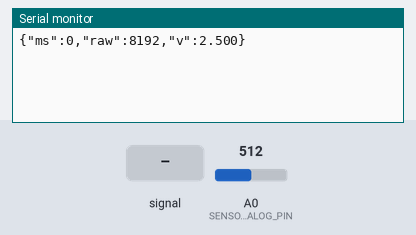
A sketch run on a simulated Arduino Uno R4 Minima. Parts: the last lines printed to the serial monitor. The test bench sets the inputs (shaded band); at power-on: A0 (SENSOR_ANALOG_PIN) = 512 (analog values on the 0–1023 scale).

Above: at 1.2 s.
1.3 s: A0 (SENSOR_ANALOG_PIN) fed a 200 Hz sine of ±460 counts around its level
At 2.6 s:
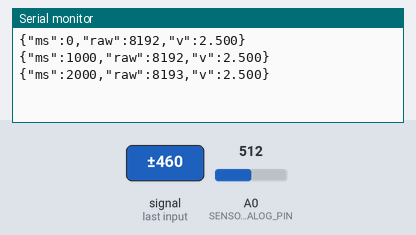
2.8 s: A0 (SENSOR_ANALOG_PIN) set to 716
At 4.0 s:
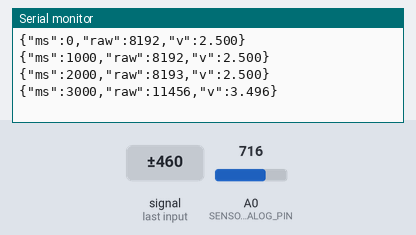
4.3 s: A0 (SENSOR_ANALOG_PIN) set to 900
At 4.3 s:
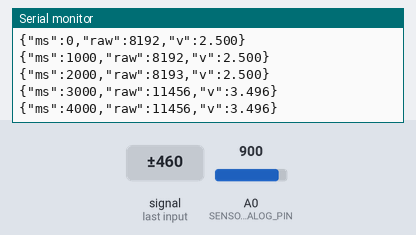
Timing chart, 0 to 7.3 s (numbered marks = the images above; inputs shaded):
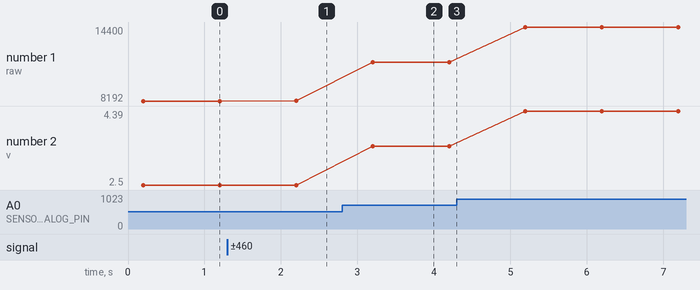

Measured:
- after the input at 1.3 s, the serial monitor: prints a new line after 0.90 s (image 1)
- after the input at 2.8 s, the serial monitor: prints a new line after 0.40 s (image 2)
- plotted number 1: 8192 → 8193 after the input at 1.3 s, 8193 → 11456 after the input at 2.8 s, 11456 → 14400 after the input at 4.3 s
- plotted number 2: 2.5 → 3.5 after the input at 2.8 s, 3.5 → 4.39 after the input at 4.3 s

The sketch:

turbidity_monitor.ino
```cpp
/*
  turbidity-monitor — Phase 1 sensor node
  Board:  Arduino Uno R4 WiFi
  Sensor: KIE-TS-300B turbidity module

  This file is an orchestrator only: setup()/loop() wire the modules together.
  All logic lives in sensor.*, filter.*, health.*, calibration.*, reporting.*
  (see architecture.md). Full pipeline wiring lands in Chunk 7 (see plan.md).

  Chunk 2 (current): only sensor.* is real. loop() prints its raw output
  directly so it can be verified on hardware — this direct print is replaced
  by the filter -> health -> calibration -> reporting chain in Chunk 7.
*/

#include <Arduino.h>
#include "config.h"
#include "sensor.h"

void setup() {
  Serial.begin(115200);
  sensorInit();
}

void loop() {
  static uint32_t nextReportMs = 0;
  const uint32_t now = millis();
  if (now < nextReportMs) return;
  nextReportMs = now + REPORT_INTERVAL_MS;

  const SensorReading reading = sensorRead();
  Serial.print(F("{\"ms\":"));
  Serial.print(now);
  Serial.print(F(",\"raw\":"));
  Serial.print(reading.rawAdc);
  Serial.print(F(",\"v\":"));
  Serial.print(reading.volts, 3);
  Serial.println(F("}"));
}
```

calibration.cpp
```cpp
#include "calibration.h"

TurbidityEstimate calibrationEstimate(float filteredVolts) {
    (void)filteredVolts;
    // TODO(Chunk 5): vendor-typical approximate curve, always flagged
    // uncalibrated until Phase 2 supplies real reference points.
    return TurbidityEstimate{ 0.0f, false };
}
```

calibration.h
```cpp
#pragma once

// Maps a filtered sensor voltage to an NTU estimate. Phase 1 has no reference
// data, so `calibrated` is always false — see architecture.md "UNCALIBRATED
// mode" and docs/CALIBRATION_PROCEDURE.md for Phase 2.
struct TurbidityEstimate {
    float ntu;
    bool  calibrated;
};

TurbidityEstimate calibrationEstimate(float filteredVolts);
```

filter.cpp
```cpp
#include "filter.h"

TurbidityFilter::TurbidityFilter() {}

float TurbidityFilter::update(float rawSample) {
    // TODO(Chunk 3): median-of-FILTER_WINDOW_SIZE + exponential smoothing.
    // Stub passes the raw sample through unchanged.
    return rawSample;
}
```

filter.h
```cpp
#pragma once

// Smooths a stream of raw sensor voltages: a short median window rejects
// single-sample spikes (e.g. a bubble), then exponential smoothing shapes
// the response. Pure C++, no Arduino dependency — unit-tested on the host.
class TurbidityFilter {
public:
    TurbidityFilter();

    // Feed one new raw sample, get back the filtered value.
    float update(float rawSample);
};
```

health.cpp
```cpp
#include "health.h"

HealthMonitor::HealthMonitor() {}

HealthStatus HealthMonitor::check(float filteredVolts, uint32_t nowMs) {
    (void)filteredVolts;
    (void)nowMs;
    // TODO(Chunk 4): range / stuck-value / warm-up checks.
    return HealthStatus::WarmingUp;
}
```

health.h
```cpp
#pragma once
#include <cstdint>

// Plausibility signal, independent of calibration — see AGENTS.md /
// architecture.md ("never merge health and calibration").
enum class HealthStatus {
    Ok,
    OutOfRange,
    Stuck,
    WarmingUp,
};

class HealthMonitor {
public:
    HealthMonitor();

    // Call once per report cycle with the current filtered voltage.
    HealthStatus check(float filteredVolts, uint32_t nowMs);
};
```

reporting.cpp
```cpp
#include "reporting.h"

size_t formatReport(char *buf, size_t bufLen, uint32_t nowMs,
                     const SensorReading &reading, float filteredVolts,
                     HealthStatus health, const TurbidityEstimate &estimate) {
    (void)nowMs;
    (void)reading;
    (void)filteredVolts;
    (void)health;
    (void)estimate;
    // TODO(Chunk 6): JSON line builder, unit-tested on the host.
    if (bufLen == 0) return 0;
    buf[0] = '\0';
    return 0;
}
```

reporting.h
```cpp
#pragma once
#include <cstddef>
#include <cstdint>
#include "sensor.h"
#include "health.h"
#include "calibration.h"

// Formats one report line into buf (JSON, no trailing newline). Returns the
// number of characters written, or 0 if it didn't fit / isn't implemented yet.
size_t formatReport(char *buf, size_t bufLen, uint32_t nowMs,
                     const SensorReading &reading, float filteredVolts,
                     HealthStatus health, const TurbidityEstimate &estimate);
```

sensor.cpp
```cpp
#include "sensor.h"
#include "config.h"
#include <Arduino.h>

namespace {
constexpr uint8_t SENSOR_ANALOG_PIN = A0;
}

void sensorInit() {
    analogReadResolution(ADC_RESOLUTION_BITS);
    pinMode(SENSOR_ANALOG_PIN, INPUT);
}

SensorReading sensorRead() {
    uint64_t sum = 0;
    uint32_t n = 0;
    const uint32_t start = micros();
    while ((uint32_t)(micros() - start) < SAMPLE_WINDOW_US) {
        sum += analogRead(SENSOR_ANALOG_PIN);
        n++;
    }
    const uint32_t maxCount = (1UL << ADC_RESOLUTION_BITS) - 1;
    const uint32_t rawAvg = (n > 0) ? (uint32_t)(sum / n) : 0;
    const float volts = (float)rawAvg * ADC_VREF_VOLTS / (float)maxCount;
    return SensorReading{ rawAvg, volts };
}
```

sensor.h
```cpp
#pragma once
#include <cstdint>

// The only module allowed to touch Arduino.h / analogRead() — see AGENTS.md.

struct SensorReading {
    uint32_t rawAdc;
    float    volts;
};

// Configures the analog pin and ADC resolution. Call once from setup().
void sensorInit();

// Averages SAMPLE_WINDOW_US worth of analog reads. Implemented in Chunk 2.
SensorReading sensorRead();
```

config.h
```cpp
#pragma once
#include <cstdint>

// Named constants shared by the pure logic modules and sensor.cpp. No magic
// numbers scattered in module bodies — change the behavior here.

// ADC
constexpr uint8_t ADC_RESOLUTION_BITS = 14;    // Uno R4 WiFi's max; confirm in Chunk 2
constexpr float   ADC_VREF_VOLTS      = 5.0f;  // module and board both run at 5V

// Timing
constexpr uint32_t REPORT_INTERVAL_MS = 1000;
constexpr uint32_t SAMPLE_WINDOW_US   = 200000UL; // 200 ms cancels 50/60 Hz mains flicker

// Filter (Chunk 3)
constexpr uint8_t FILTER_WINDOW_SIZE  = 5;
constexpr float   FILTER_SMOOTHING    = 0.4f;     // 0..1, higher = faster response

// Health (Chunk 4)
constexpr float    HEALTH_MIN_VOLTS   = 0.0f;
constexpr float    HEALTH_MAX_VOLTS   = ADC_VREF_VOLTS;
constexpr uint32_t  HEALTH_WARMUP_MS  = 500;
```
